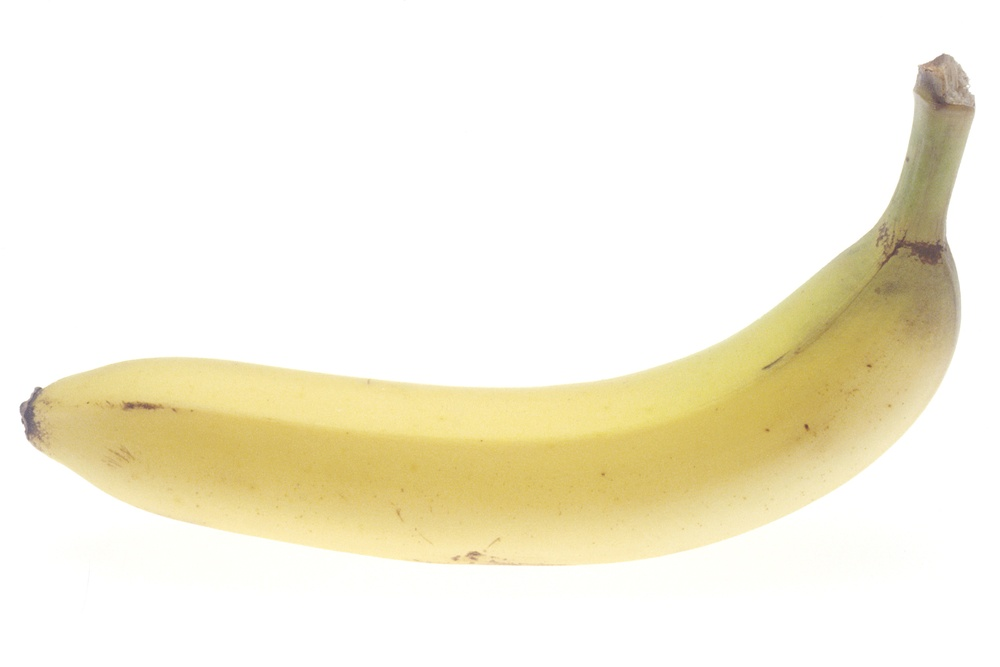
#> input picture banana.jpg, 1000 x 667 px, shrunk from 2700 x 1800 before the run
$ python driver.py
#> lines starting #> are read from the running program, lines starting #| are printed output that depends on the picture
import cv2
import numpy

print("Is Banana?")
img = cv2.imread('banana.jpg',0)
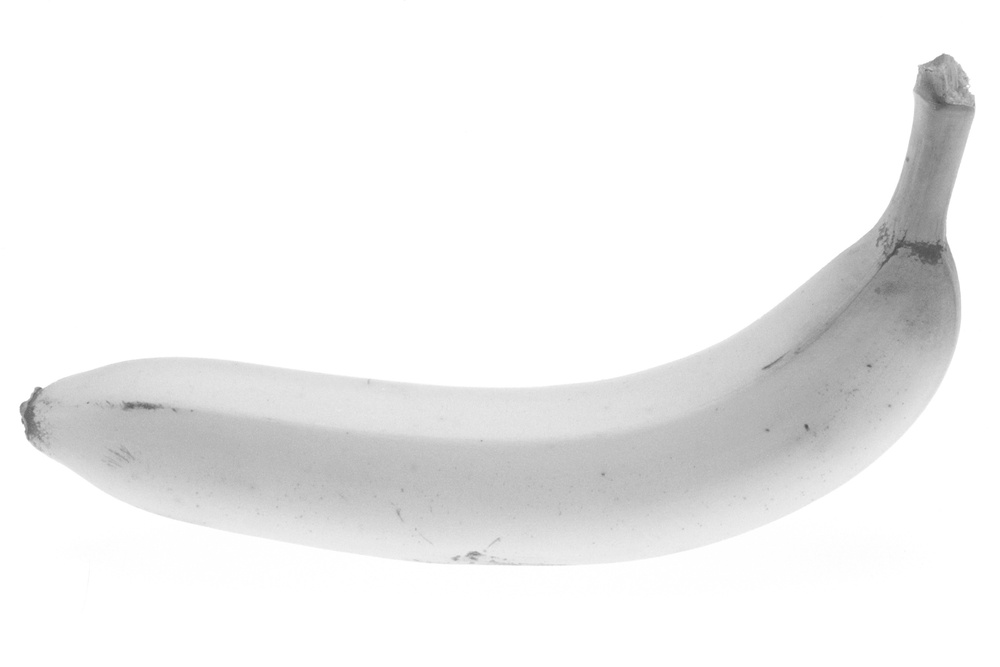
#> img: shape (667, 1000); min 76, max 255, mean 240.1
cv2.imshow('banana.jpg',img)
cv2.waitKey(0)
cv2.destroyAllWindows()

$ run again, with 6fix.PNG saved as banana.jpg
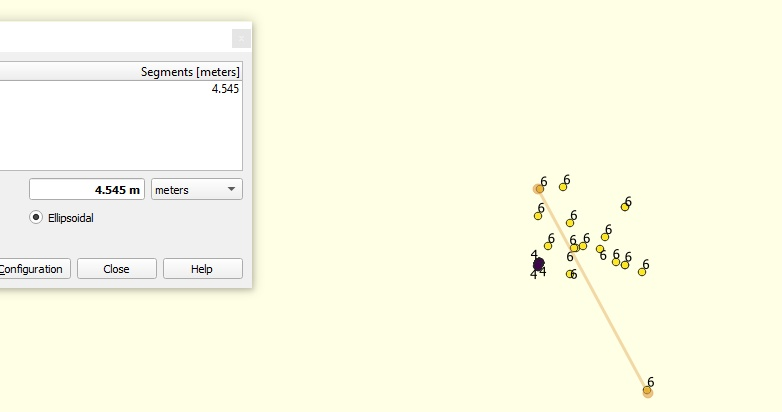
#> input picture 6fix.PNG, 782 x 412 px
#> `img = cv2.imread('banana.jpg',0)`:
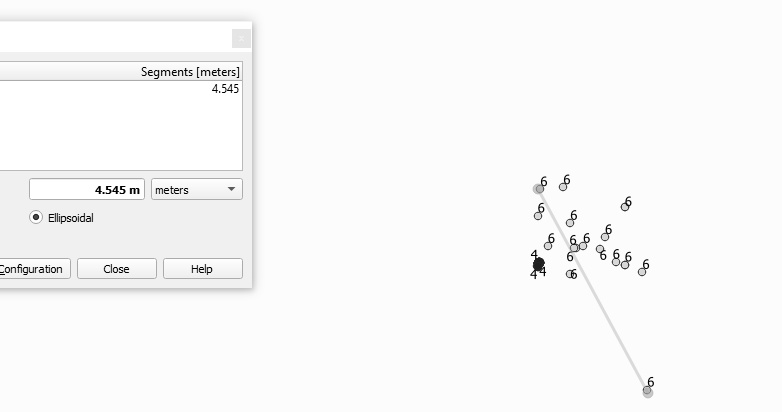
#> img: shape (412, 782); min 0, max 255, mean 248.7

$ run again, with Left-3-D-radiation-pattern-of-a-dipole-omni-directional-antenna-right-3-D-radiation.png saved as banana.jpg
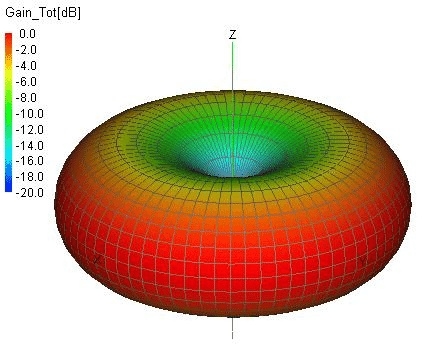
#> input picture Left-3-D-radiation-pattern-of-a-dipole-omni-directional-antenna-right-3-D-radiation.png, 424 x 352 px
#> `img = cv2.imread('banana.jpg',0)`:
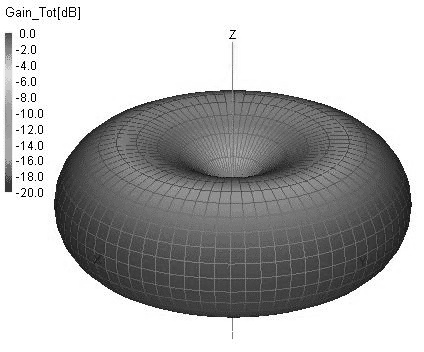
#> img: shape (352, 424); min 0, max 255, mean 180.8
